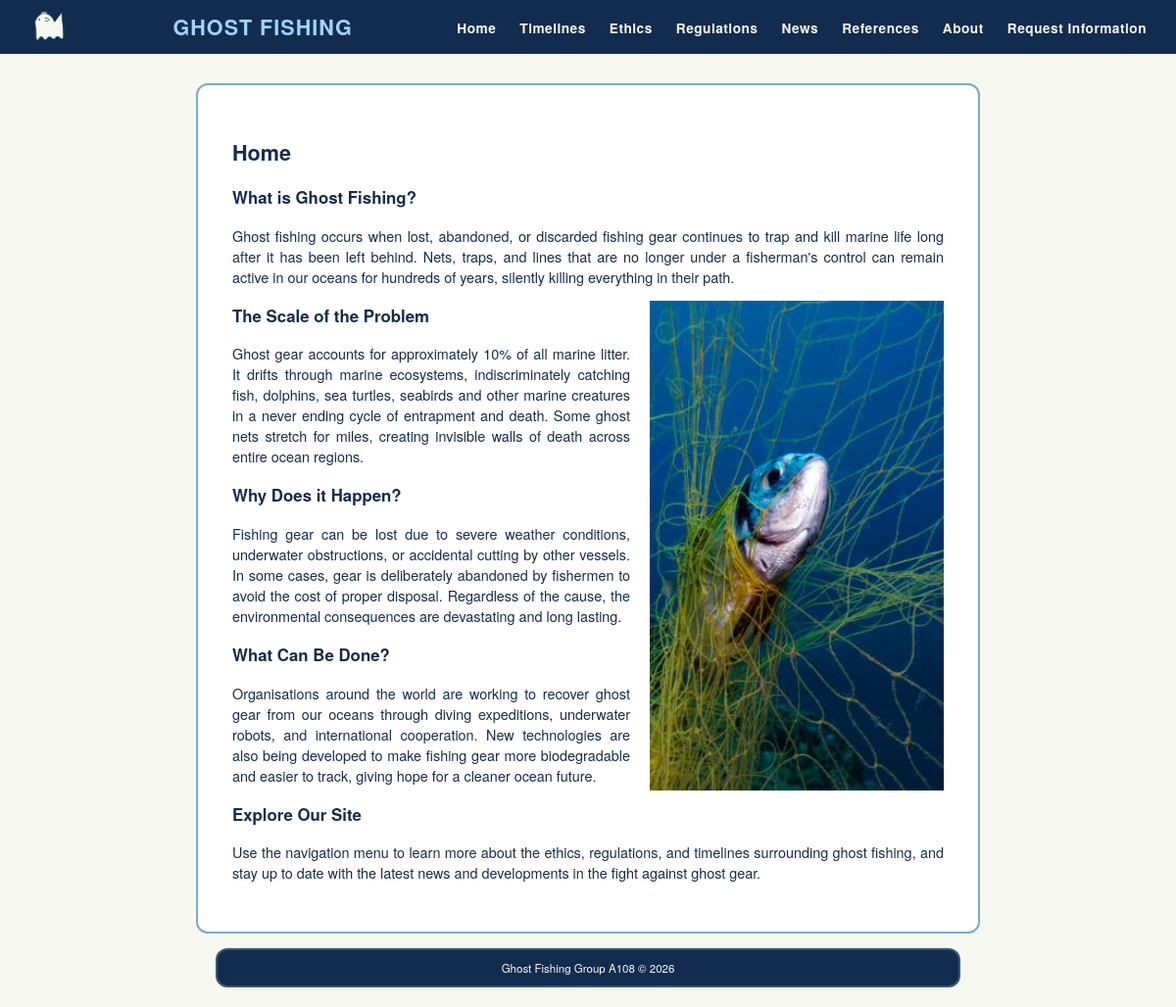
The page / on the database its author committed.
### pages/models.py (models this page shows, shortened)
class Page(models.Model):
    title = models.CharField(max_length=200)
    permalink = models.CharField(max_length=12, unique=True)
    content = models.TextField()
    authors = models.TextField(blank=True)
    references = models.TextField(blank=True)

### pages/views.py (the view)
# urls.py: path('', views.index, name='index'),
def index(request, pagename=''):
    pagename = '/' + pagename
    pg = get_object_or_404(Page, permalink=pagename)
    context = {
        'title': pg.title,
        'content': pg.content,
        'page_list': Page.objects.all(),
        'authors': pg.authors,
        'references': pg.references,
        'permalink': pg.permalink,
    }
    return render(request, 'base.html', context)

### test_site/templates/base.html (shortened to what this page needs)
{% load static %}
<!doctype html>
<html>
    <head>
        <link href="{% static 'main.css' %}" rel="stylesheet" type="text/css">
    </head>
    <body>
        <div id="wrapper">
            <header id="header">
                <div id="logo">
                    <img src="{% static 'logo.png' %}" alt="Ghost Nets" height="40">
                </div>
                <div id="nav-text">
                    <h2>GHOST FISHING</h2>
                </div>
                <nav id="nav">
                    <ul>
                        <li><a href="/">Home</a></li>
                        <li><a href="/timelines">Timelines</a></li>
                        <li><a href="/ethics">Ethics</a></li>
                        <li><a href="/regulations">Regulations</a></li>
                        <li><a href="/news">News</a></li>
                        <li><a href="/references">References</a></li>
                        <li><a href="/about">About</a></li>
                        <li><a href="/request-info">Request Information</a></li>
                    </ul>
                </nav>
            </header>
            <section id="main">
                {% block main_content %}
                    <h1>{{ title }}</h1>
                    <div class="page-content">
                        {% autoescape off %}
                        {{ content|safe }}
                        {% endautoescape %}
                    </div>
                {% endblock main_content %}
            </section>
            <footer id="footer">Ghost Fishing Group A108 &copy; 2026</footer>
        </div>
    </body>
</html>

### test_site/static/main.css (style rules this page uses)
body { background-color: #F7F8F0; font-family: Gotham, "Helvetica Neue", Helvetica, Arial, sans-serif; font-size: 0.9em; color: #122C4F; margin: 0; padding-top: 65px; }
#wrapper { width: 800px; margin-left: auto; margin-right: auto; padding: 20px; }
#header { width: 100%; background-color: #122C4F; box-sizing: border-box; display: flex; align-items: center; justify-content: space-between; padding: 0 30px; height: 55px; position: fixed; top: 0; left: 0; z-index: 100; transition: top 0.3s ease; }
#logo { font-size: 1.2em; font-weight: bold; color: #F7F8F0; letter-spacing: 1px; }
#nav ul { list-style: none; display: flex; flex-direction: row; gap: 1.5rem; margin: 0; padding: 0; }
#nav ul li a { text-decoration: none; color: #F7F8F0; font-size: 0.95em; letter-spacing: 0.5px; font-weight: bold; }
#main { width: 100%; background-color: #FFFFFF; border-radius: 12px; border: 2px solid #7AAACE; padding: 35px; margin-bottom: 15px; box-sizing: border-box; text-align: justify; }
#footer { width: 95%; background-color: #122C4F; border-radius: 12px; border: 2px solid #355872; text-align: center; font-size: 0.8em; padding: 10px; color: #F7F8F0; box-sizing: border-box; margin-left: auto; margin-right: auto; }
#nav-text h2 { color: #9CD5FF; font-size: 1.5em; margin: 0; letter-spacing: 1px; }

### rows shown on the page
Page: title "Home", content "What is Ghost Fishing? Ghost fishing occurs when lost, abandoned, or discarded fishing gear continues to trap and kill marine life long after it has been left behind. Nets, traps, and lines that are no longer under a fisherman's control can remain active in our oceans for hundreds of years, silently killing everything in their path. The Scale of the Problem Ghost gear accounts for approximately 10% of all marine litter. It drifts through marine ecosystems, indiscriminately catching fish, dolphins, sea turtles, seabirds and other marine creatures in a never ending cycle of entrapment and death. Some ghost nets stretch for miles, creating invisible walls of death across entire ocean regions.…", content (picture)
